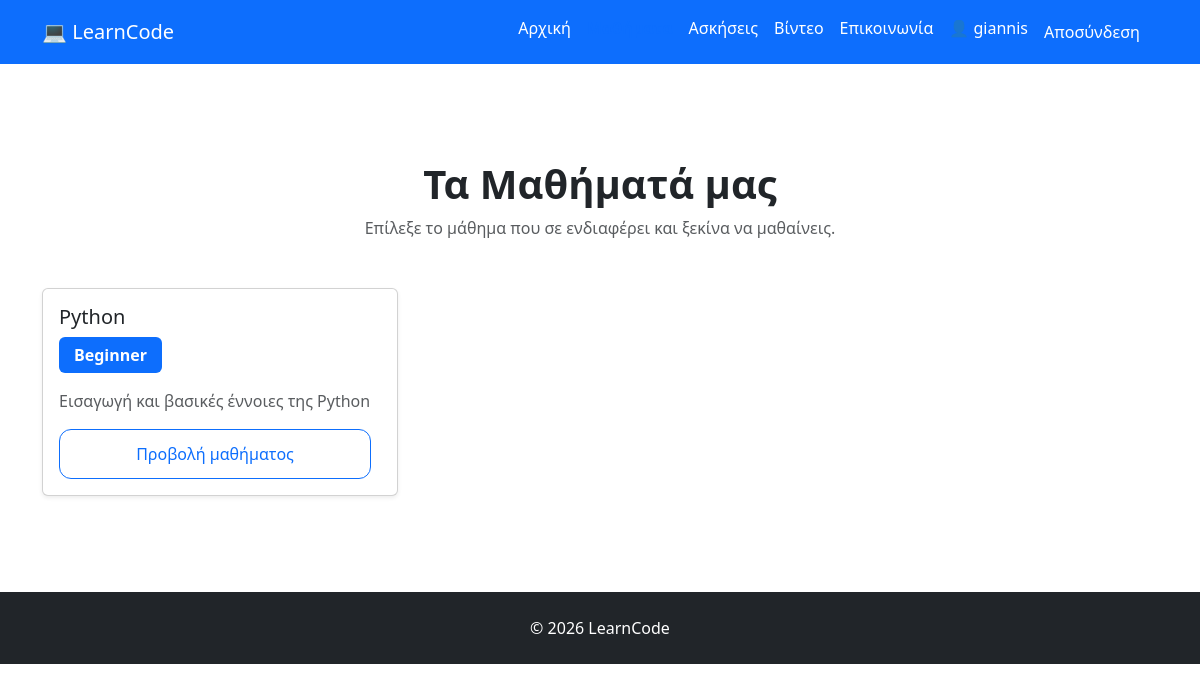
The app's page /courses/ (signed in) with its own data.
### courses/models.py (models this page shows, shortened)
class Course(models.Model):
    LEVEL_CHOICES = [
        ("beginner", "Beginner"),
        ("intermediate", "Intermediate"),
        ("advanced", "Advanced"),
    ]
    title = models.CharField(max_length=200)
    slug = models.SlugField(unique=True, blank=True)
    description = models.TextField()
    level = models.CharField(
        max_length=20,
        choices=LEVEL_CHOICES,
        default="beginner"
    )
    published = models.BooleanField(default=False)
    created_at = models.DateTimeField(auto_now_add=True)

### courses/views.py (the view)
# urls.py: path("",views.course_list,name="course_list",),
def course_list(request):
    courses = Course.objects.filter(published=True)
    context = {
        "courses": courses,
    }
    return render(
        request,
        "courses/course_list.html",
        context,
    )

### courses/templates/courses/course_list.html (shortened to what this page needs)
{% extends "base.html" %}
{% block content %}
<section class="py-5">
    <div class="text-center mb-5">
        <h1 class="fw-bold">Τα Μαθήματά μας</h1>
        <p class="text-muted">
            Επίλεξε το μάθημα που σε ενδιαφέρει και ξεκίνα να μαθαίνεις.
        </p>
    </div>
    {% if courses %}
        <div class="row g-4">
            {% for course in courses %}
                <div class="col-md-6 col-lg-4">
                    <div class="card h-100 shadow-sm">
                        <div class="card-body d-flex flex-column">
                            <h3 class="card-title h5">
                                {{ course.title }}
                            </h3>
                            <span class="badge bg-primary align-self-start mb-3">
                                {{ course.get_level_display }}
                            </span>
                            <p class="card-text text-muted">
                                {{ course.description|truncatewords:20 }}
                            </p>
                            <a
                                href="{% url 'course_detail' course.slug %}"
                                class="btn btn-outline-primary mt-auto"
                            >
                                Προβολή μαθήματος
                            </a>
                        </div>
                    </div>
                </div>
            {% endfor %}
        </div>
    {% else %}
        <div class="alert alert-info text-center">
            Δεν υπάρχουν ακόμη διαθέσιμα μαθήματα.
        </div>
    {% endif %}
</section>
{% endblock %}

### templates/base.html (shortened to what this page needs)
<!DOCTYPE html>
<html lang="el">
<head>
    <link href="https://cdn.jsdelivr.net/npm/bootstrap@5.3.7/dist/css/bootstrap.min.css" rel="stylesheet">
    {% load static %}
    <link rel="stylesheet" href="{% static 'css/style.css' %}">
</head>
<body>
<nav class="navbar navbar-expand-lg navbar-dark bg-primary">
    <div class="container">
        <a class="navbar-brand" href="{% url 'home' %}">
            💻 LearnCode
        </a>
        <div class="collapse navbar-collapse" id="navbarNav">
            <ul class="navbar-nav ms-auto">
                <li class="nav-item">
                    <a class="nav-link {% if request.path == '/' %}active{% endif %}" href="{% url 'home' %}">
                        Αρχική
                    </a>
                </li>
                <li class="nav-item">
                    <a class="nav-link {% if '/courses/' in request.path %}active{% endif %}"
                    href="{% url 'course_list' %}">
                    </a>
                </li>
                <li class="nav-item">
                    <a class="nav-link" href="#">Ασκήσεις</a>
                </li>
                <li class="nav-item">
                    <a class="nav-link" href="#">Βίντεο</a>
                </li>
                <li class="nav-item">
                    <a class="nav-link" href="#">Επικοινωνία</a>
                </li>
                {% if user.is_authenticated %}
                    <li class="nav-item">
                        <a
                            class="nav-link {% if '/accounts/profile/' in request.path %}active{% endif %}"
                            href="{% url 'profile' %}"
                        >
                            👤 {{ user.username }}
                        </a>
                    </li>
                    <li class="nav-item">
                        <form
                            method="post"
                            action="{% url 'logout' %}"
                            class="d-inline"
                        >
                            <button
                                type="submit"
                                class="btn btn-link nav-link"
                            >
                                Αποσύνδεση
                            </button>
                        </form>
                    </li>
                {% endif %}
            </ul>
        </div>
    </div>
</nav>
<div class="container mt-5">
    {% block content %}
    {% endblock %}
</div>
<footer class="bg-dark text-white text-center p-4 mt-5">
    © 2026 LearnCode
</footer>
</body>
</html>

### static/css/style.css (style rules this page uses)
.btn { border-radius:12px; padding:12px 25px; margin-right:10px; }
.badge { font-size:1rem; padding:10px 15px; }
.navbar .nav-link { color: #ffffff; font-weight: 500; transition: 0.3s; }
.navbar .nav-link.active { color: #0d6efd !important; font-weight: bold; border-bottom: 3px solid #0d6efd; }

### records on screen
Course: title "Python", level "Beginner", description "Εισαγωγή και βασικές έννοιες της Python"

### other values on screen
{{ user.username }} "giannis"
